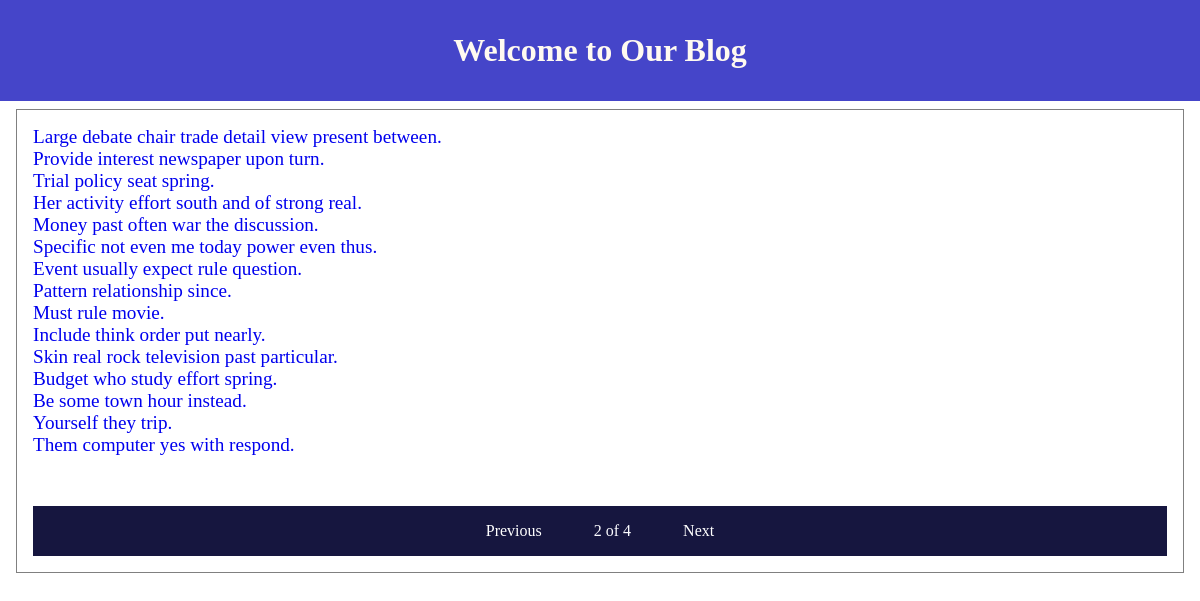
Screenshot of /blog/?page=2 with the database file from the repository.
### blog/models.py (models this page shows, shortened)
class Post(models.Model):
    STATUS_CHOICES = (
        ('draft', 'Draft'),
        ('published', 'Published'),
    )
    objects = models.Manager() #default Manager
    published = PublishedManager()
    title = models.CharField(max_length=50, null=True)
    slug = models.SlugField(max_length=250, unique_for_date='publish', null=True)
    author = models.ForeignKey(User,
                                on_delete=models.CASCADE,
                                related_name='blog_posts',
                                null=True)
    body = models.TextField(null=True)
    publish = models.DateTimeField(default=timezone.now)
    created = models.DateTimeField(auto_now_add=True, null=True)
    updated = models.DateTimeField(auto_now=True, null=True)
    views = models.IntegerField(default=0)
    like = models.IntegerField(default=0)
    status = models.CharField(max_length=10, choices=STATUS_CHOICES, default="draft")
    def get_absolute_url(self):
        return reverse('blog:post_details', args=[
            self.publish.year,
            self.publish.month,
            self.publish.day,
            self.slug])
    class Meta:
        ordering = ('-publish',)

### blog/views.py (the view)
# urls.py: path('', views.PostListView.as_view(), name="post_list"),
class PostListView(ListView):
    queryset = Post.objects.all()
    paginate_by = 15
    context_object_name = 'posts'
    template_name = 'blog/post_list.html'

### templates/blog/post_list.html
{% extends "blog/base.html" %}
{% block content %}
    {% for post in posts %}
        <a href="{{post.get_absolute_url}}" class="post_title">{{post.title}}</a><br/>
    {% endfor %}
    {% include "paginator.html" with page=page_obj %}
{% endblock %}

### static/css/styles.css (style rules this page uses)
body { padding: 0px; margin: 0px; }
.post_title { text-decoration: none; font-size: 1.2em; }

### rows the page displays
Post: title "Large debate chair trade detail view present between."
Post: title "Provide interest newspaper upon turn."
Post: title "Trial policy seat spring."
Post: title "Her activity effort south and of strong real."
Post: title "Money past often war the discussion."
Post: title "Specific not even me today power even thus."
Post: title "Event usually expect rule question."
Post: title "Pattern relationship since."
Post: title "Must rule movie."
Post: title "Include think order put nearly."
Post: title "Skin real rock television past particular."
Post: title "Budget who study effort spring."
Post: title "Be some town hour instead."
Post: title "Yourself they trip."
Post: title "Them computer yes with respond."

### other values shown
{{ page.number }} "2"
{{ page.paginator.num_pages }} "4"
